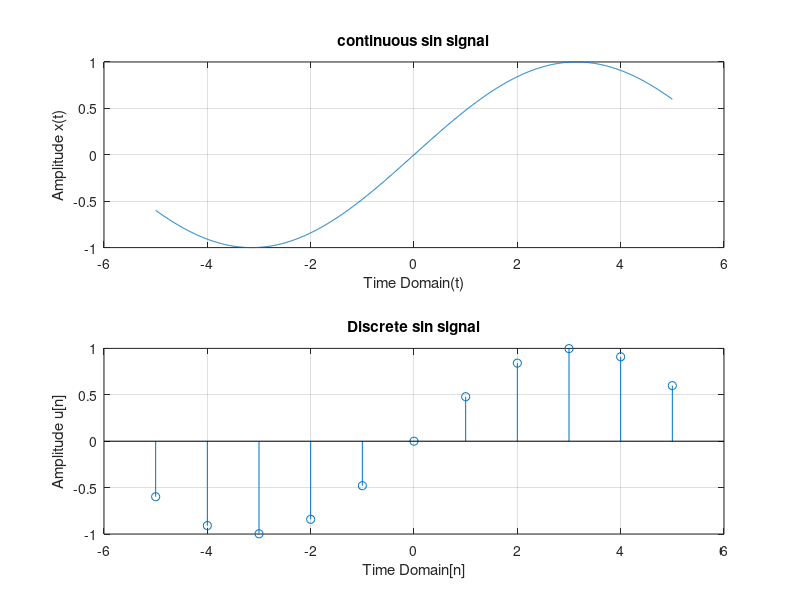

Write the MATLAB code that produced this figure.
%Lab 1.6
%Impulse Signal

t = -5:0.01:5;
w=0.5;
y=sin(w*t);
subplot(2,1,1); %subplot(row, column, position)
plot(t,y);
xlabel('Time Domain(t)');
ylabel('Amplitude x(t)');
title('continuous sin signal');
grid on;
%axis([-4 4 -4 4]); %axix([x_min x_max y_min y_max]);


n = -5:1:5;
y=sin(w*n);
subplot(2,1,2);
stem(n,y);
xlabel('Time Domain[n]');
ylabel('Amplitude u[n]');
title('Discrete sin signal');
grid on;
%axis([-4 4 -4 4]); 